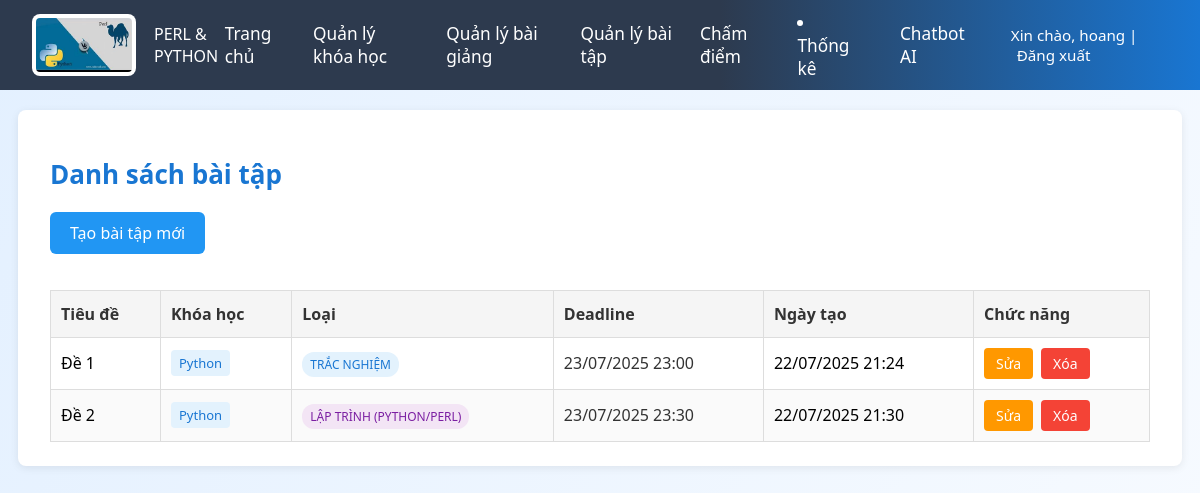
Page /assignments/ (signed in) on the committed database.
### teacherapp/models.py (models this page shows, shortened)
class BaiTap(models.Model):
    LOAI_BAITAP_CHOICES = [
        ('code', 'Lập trình (Python/Perl)'),
        ('quiz', 'Trắc nghiệm'),
    ]
    tieu_de = models.CharField("Tiêu đề", max_length=255)
    mo_ta = models.TextField("Mô tả")
    loai_baitap = models.CharField("Loại bài tập", max_length=10, choices=LOAI_BAITAP_CHOICES)
    han_nop = models.DateTimeField("Hạn nộp")
    nguoi_tao = models.ForeignKey(User, on_delete=models.CASCADE, verbose_name="Người tạo")
    khoa_hoc = models.ForeignKey('Course', on_delete=models.CASCADE, related_name='bai_tap_list', verbose_name="Khóa học", null=True, blank=True)
    ngay_tao = models.DateTimeField("Ngày tạo", auto_now_add=True)

class Course(models.Model):
    name = models.CharField(max_length=200)
    status = models.CharField(max_length=50)
    teacher = models.CharField(max_length=100)
    fee = models.DecimalField(max_digits=10, decimal_places=2, null=True, blank=True)
    start_date = models.DateField()
    end_date = models.DateField()
    schedule = models.CharField(max_length=200)
    sessions = models.IntegerField(default=0)  # Tổng số buổi
    curriculum = models.TextField(blank=True)
    note = models.TextField(blank=True)
    participants = models.IntegerField(default=0)
    created_by = models.ForeignKey(User, on_delete=models.CASCADE, null=True, blank=True)

### teacherapp/views.py (the view)
# urls.py: path('assignments/', views.assignment_list, name='assignment_list'),
@login_required
def assignment_list(request):
    assignments = BaiTap.objects.filter(nguoi_tao=request.user)
    from core.models import Lecture
    lectures = Lecture.objects.filter(created_by=request.user)
    return render(request, 'teacher_page/assignment_list.html', {'assignments': assignments, 'lectures': lectures})

### templates/teacher_page/assignment_list.html (shortened to what this page needs)
{% extends 'teacher_page/gv_base.html' %}
{% load static %}
{% block extra_css %}
<link rel="stylesheet" href="{% static 'css/teacher_assignment_list.css' %}">
{% endblock %}
{% block content %}
<div class="teacher-assignment-container">
    <h2 class="teacher-assignment-title">Danh sách bài tập</h2>
    <a href="{% url 'create_assignment' %}" class="create-assignment-btn">Tạo bài tập mới</a>
    <table class="teacher-assignment-table">
        <thead>
            <tr>
                <th>Tiêu đề</th>
                <th>Khóa học</th>
                <th>Loại</th>
                <th>Deadline</th>
                <th>Ngày tạo</th>
                <th>Chức năng</th>
            </tr>
        </thead>
        <tbody>
            {% for assignment in assignments %}
            <tr>
                <td>{{ assignment.tieu_de }}</td>
                <td>
                    {% if assignment.khoa_hoc %}
                        <span class="course-tag">{{ assignment.khoa_hoc.name }}</span>
                    {% else %}
                        <span class="no-course">Chưa gán khóa học</span>
                    {% endif %}
                </td>
                <td>
                    <span class="assignment-type-badge assignment-type-{{ assignment.loai_baitap }}">
                        {{ assignment.get_loai_baitap_display }}
                    </span>
                </td>
                <td class="{% if assignment.han_nop|date:'U' < now|date:'U' %}deadline-warning{% else %}deadline-normal{% endif %}">
                    {{ assignment.han_nop|date:"d/m/Y H:i" }}
                </td>
                <td>{{ assignment.ngay_tao|date:"d/m/Y H:i" }}</td>
                <td>
                    <div class="action-buttons">
                        <a href="{% url 'edit_assignment' assignment.id %}" class="edit-btn">Sửa</a>
                        <a href="{% url 'delete_assignment' assignment.id %}" class="delete-btn">Xóa</a>
                    </div>
                </td>
            </tr>
            {% empty %}
            <tr><td colspan="6" class="no-assignments-teacher">Chưa có bài tập nào được tạo.</td></tr>
            {% endfor %}
        </tbody>
    </table>
</div>
{% endblock %}

### templates/teacher_page/gv_base.html (shortened to what this page needs)
{% load static %}
<!DOCTYPE html>
<html lang="vi">
<head>
    {% block extra_css %}{% endblock %}
    <link rel="stylesheet" href="{% static 'css/gv_header.css' %}">
</head>
<body>
    <header class="header">
        <div class="logo">
            <img src="{% static 'image/headerIcon.jpg' %}" alt="DTU Logo">
            <span class="gv-title">PERL & PYTHON</span>
        </div>
        <nav class="nav">
            <a href="{% url 'teacher_home' %}">Trang chủ</a>
           <a href="{% url 'course_management' %}">Quản lý khóa học</a>
            <a href="{% url 'lecture_list' %}">Quản lý bài giảng</a>
            <a href="{% url 'assignment_list' %}">Quản lý bài tập</a>
            <a href="{% url 'cham_diem' %}">Chấm điểm</a>
            <li><a href="{% url 'thong_ke_bao_cao' %}">Thống kê</a></li>
            <a href="{% url 'AIapp:ai_page' %}">Chatbot AI</a>
            <span class="lang">
                Xin chào, {{ user.first_name }} |
                <a href="{% url 'signout' %}">Đăng xuất</a>
            </span>
        </nav>
    </header>
    <main class="content">
        {% block content %}{% endblock %}
    </main>
</body>
</html>

### static/css/teacher_assignment_list.css (style rules this page uses)
.teacher-assignment-container { max-width: 1100px; margin: 20px auto; background: #fff; padding: 24px 32px; border-radius: 8px; box-shadow: 0 2px 8px rgba(0,0,0,0.08); }
.teacher-assignment-title { color: #1976d2; font-weight: 700; margin-bottom: 20px; font-size: 26px; }
.create-assignment-btn { background: #2196f3; color: #fff; padding: 10px 20px; text-decoration: none; border-radius: 6px; font-size: 16px; font-weight: 500; display: inline-block; margin-bottom: 20px; transition: background-color 0.2s ease; }
.teacher-assignment-table { width: 100%; border-collapse: collapse; font-size: 16px; margin-top: 16px; }
.teacher-assignment-table th { background: #f5f5f5; color: #333; padding: 12px 10px; border: 1px solid #ddd; font-weight: 600; text-align: left; }
.teacher-assignment-table td { padding: 10px 10px; border: 1px solid #ddd; vertical-align: middle; }
.teacher-assignment-table tbody tr:nth-child(even) { background: #fafafa; }
.teacher-assignment-table tbody tr:nth-child(odd) { background: #fff; }
.action-buttons { display: flex; gap: 8px; flex-wrap: wrap; }
.edit-btn, .delete-btn, .view-btn { padding: 6px 12px; text-decoration: none; border-radius: 4px; font-size: 14px; font-weight: 500; display: inline-block; transition: all 0.2s ease; border: none; cursor: pointer; }
.edit-btn { background: #ff9800; color: #fff; }
.delete-btn { background: #f44336; color: #fff; }
.assignment-type-badge { padding: 4px 8px; border-radius: 12px; font-size: 12px; font-weight: 500; text-transform: uppercase; }
.assignment-type-quiz { background: #e3f2fd; color: #1976d2; }
.assignment-type-code { background: #f3e5f5; color: #7b1fa2; }
.deadline-normal { color: #333; }
.course-tag { background: #e3f2fd; color: #1976d2; padding: 4px 8px; border-radius: 4px; font-size: 13px; font-weight: 500; display: inline-block; }

### static/css/gv_header.css (style rules this page uses)
body { background: linear-gradient(120deg, #e3f0ff 0%, #f8fbff 100%); font-family: 'Segoe UI', Arial, sans-serif; margin: 0; padding: 0; min-height: 100vh; }
.header { background: linear-gradient(90deg, #2d3a4e 60%, #1976d2 100%); color: #fff; min-height: 90px; display: flex; align-items: center; justify-content: space-between; padding: 0 32px; }
.logo { display: flex; align-items: center; gap: 18px; }
.logo img { height: 54px; background: #fff; border-radius: 8px; padding: 4px; }
.nav { display: flex; gap: 28px; align-items: center; font-size: 1.08rem; }
.nav a { color: #fff; text-decoration: none; font-weight: 500; transition: color 0.2s; }
.lang { margin-left: 18px; font-size: 0.95rem; }
.lang a { color: #fff; margin-left: 6px; text-decoration: none; }

### templates/teacher_page/gv_base.html (style rules this page uses)
* { font-family: 'Segoe UI', Tahoma, Geneva, Verdana, sans-serif; -webkit-font-feature-settings: "liga", "kern"; font-feature-settings: "liga", "kern"; }
body { text-rendering: optimizeLegibility; -webkit-font-smoothing: antialiased; -moz-osx-font-smoothing: grayscale; }

### rows in the picture
BaiTap: tieu_de "Đề 1", khoa_hoc.name "Python", loai_baitap "TRẮC NGHIỆM", han_nop "23/07/2025 23:00", ngay_tao "22/07/2025 21:24"
BaiTap: tieu_de "Đề 2", khoa_hoc.name "Python", loai_baitap "LẬP TRÌNH (PYTHON/PERL)", han_nop "23/07/2025 23:30", ngay_tao "22/07/2025 21:30"

### other values in the picture
{{ user.first_name }} "hoang"
